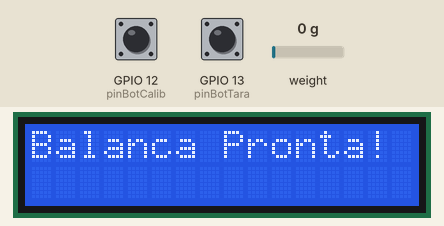
The sketch below on a simulated ESP32. Shown: 16×2 character LCD. Inputs (shaded band) come from the test bench; at power-on: GPIO 12 (pinBotCalib) LOW, GPIO 13 (pinBotTara) LOW, weight on the scale 0 g. EEPROM starts erased; what the sketch prints to the serial monitor is not drawn.

Above: at 1.2 s.
At 3.3 s:
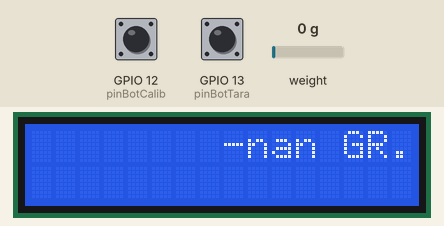
3.4 s: GPIO 12 (pinBotCalib) pulled HIGH for 0.65 s
At 8.9 s:
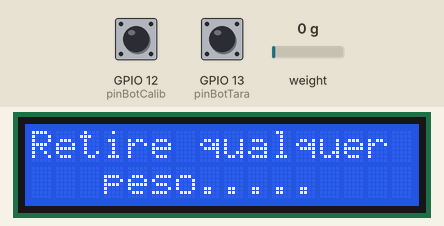
At 15.6 s:
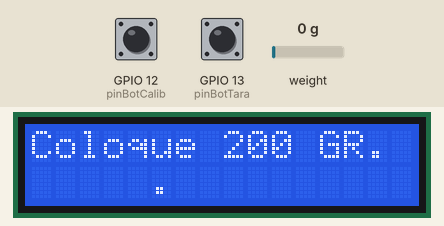
Timing chart, 0 to 17.1 s (numbered marks = the images above; inputs shaded):
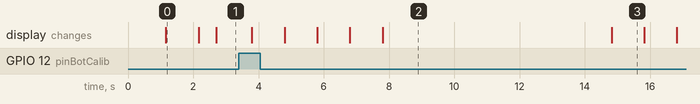

Measured:
- after the input at 3.4 s, the display: first changes after 0.40 s (image 2 shows a later state)
- what the display in image 0 shows lasts 1.0 s, from 1.2 s to 2.2 s
- what the display in image 2 shows lasts 7.0 s, from 7.8 s to 14.8 s

The sketch:

Q1094_Sketch2.ino
```cpp
#include <LiquidCrystal_I2C.h>
#include "HX711.h"
#include <EEPROM.h>

//Pinos do módulo HX711
#define pinCELULA_DOUT 2
#define pinCELULA_SCK 4

//Pinos dos Botoes
#define pinBotCalib 12
#define pinBotTara 13

#define pesoCalibra 200
#define enderecoCalibra 49

LiquidCrystal_I2C lcd(0x25, 16, 2);  //0x3F //0x25
HX711 balanca;

double leitura;
char texto[9];
bool limpaDisplay = false;
float fatorCalibra = 1;  //349.62;
unsigned long delayTara;

void setup() {
  pinMode(pinBotCalib, INPUT);
  pinMode(pinBotTara, INPUT);

  lcd.init();
  lcd.init();
  lcd.backlight();
  lcd.clear();
  lcd.setCursor(2, 0);
  lcd.print("Iniciando...");

  Serial.begin(9600);
  Serial.println("Iniciando a balanca");

#ifdef ARDUINO_ARCH_ESP32
  if (!EEPROM.begin(512)) {
    Serial.println("Erro ao iniciar EEPROM");
    Serial.println("Reiniciando...");
    delay(1000);
    ESP.restart();
  }
#endif

  //Leitura da calibracao armazenada na EEPROM
  EEPROM.get(enderecoCalibra, fatorCalibra);

  Serial.print("Fator:\t");
  Serial.print(fatorCalibra);

  balanca.begin(pinCELULA_DOUT, pinCELULA_SCK);
  balanca.set_scale(fatorCalibra);
  balanca.tare();  // zera a balanca
  Serial.println("Tara e calibracao configurados");

  lcd.clear();
  lcd.print("Balanca Pronta!");
  delay(1000);
  lcd.clear();
  lcd.setCursor(13, 0);
  lcd.print("GR.");
}

void loop() {

  leitura = balanca.get_units(5);
  delay(20);
  //Serial.print("Leitura:\t");
  //Serial.println(leitura, 2);

  if (leitura < 0) leitura = 0;

  dtostrf(leitura, 12, 0, texto);
  lcd.setCursor(0, 0);
  lcd.print(texto);

  //Comando Tara
  if (digitalRead(pinBotTara)) {
    balanca.tare();
    lcd.setCursor(12, 1);
    lcd.print("tara");
    delayTara = millis();
    limpaDisplay = true;
  }
  if (limpaDisplay) {
    if ((millis() - delayTara) > 1000) {
      lcd.setCursor(12, 1);
      lcd.print("    ");
      limpaDisplay = false;
    }
  }

  //Comando Calibra
  if (digitalRead(pinBotCalib)) {

    lcd.clear();
    lcd.setCursor(0, 0);
    lcd.print("Retire qualquer");
    lcd.setCursor(3, 1);
    lcd.print("peso");
    for (int nL = 0; nL < 5; nL++) {
      lcd.print(".");
      delay(1000);
    }
    balanca.set_scale();
    delay(5000);
    balanca.tare();

    lcd.clear();
    lcd.setCursor(0, 0);
    lcd.print("Coloque ");
    lcd.print(pesoCalibra);
    lcd.print(" GR.");

    lcd.setCursor(5, 1);
    for (int nL = 0; nL < 5; nL++) {
      lcd.print(".");
      delay(1000);
    }
    lcd.clear();
    lcd.setCursor(2, 0);
    lcd.print("Calibrando...");

    leitura = balanca.get_units(200);
    lcd.clear();
    lcd.setCursor(4, 0);
    lcd.print("Balanca");
    lcd.setCursor(3, 1);
    lcd.print("Calibrada!");

    fatorCalibra = leitura / pesoCalibra;
    EEPROM.put(enderecoCalibra, fatorCalibra);
#ifdef ARDUINO_ARCH_ESP32
    EEPROM.commit();  //Para ESP (comentar para Arduino)
#endif

    balanca.set_scale(fatorCalibra);
    delay(1000);
    lcd.clear();
    lcd.setCursor(13, 0);
    lcd.print("GR.");
  }
}
```
